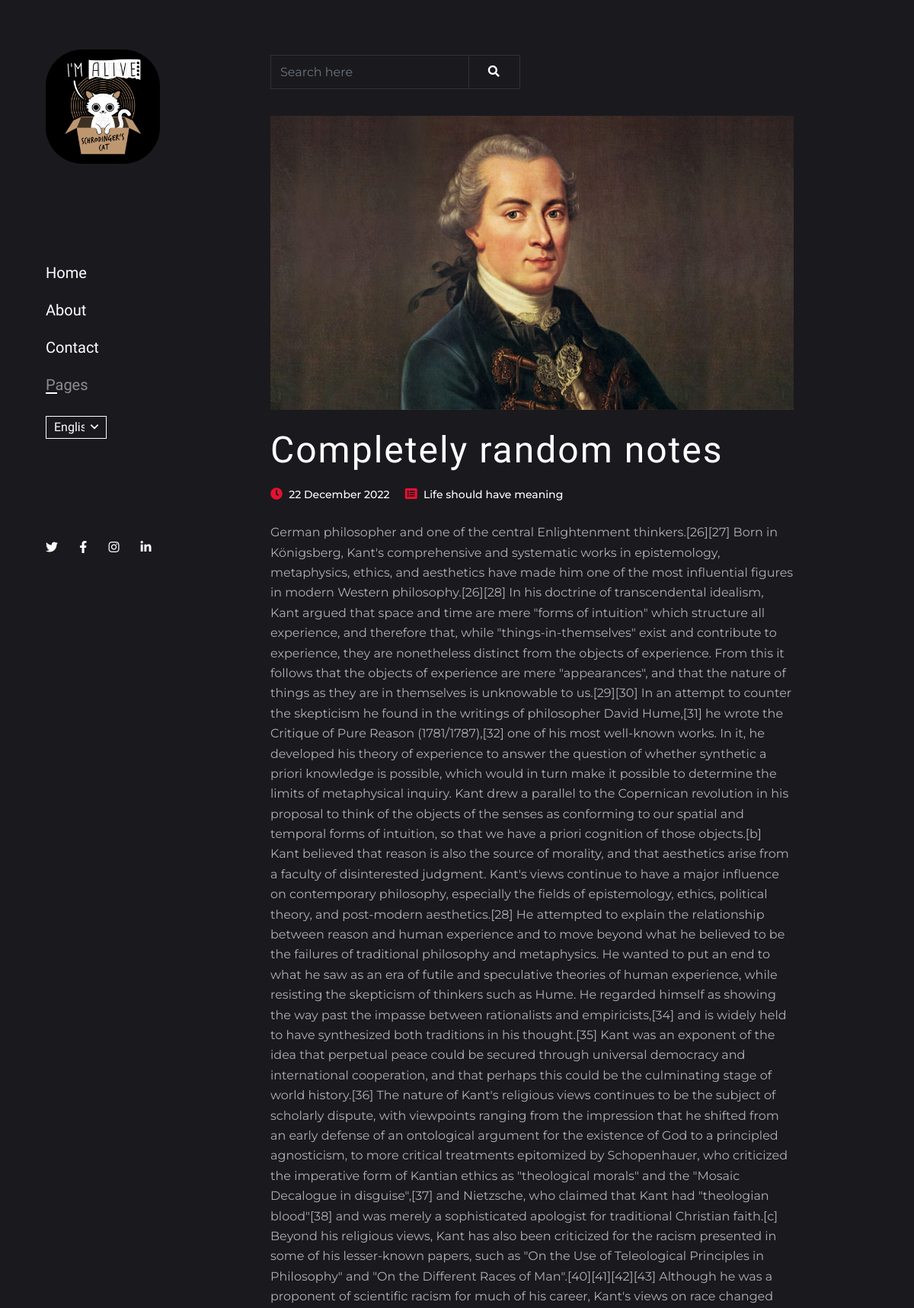
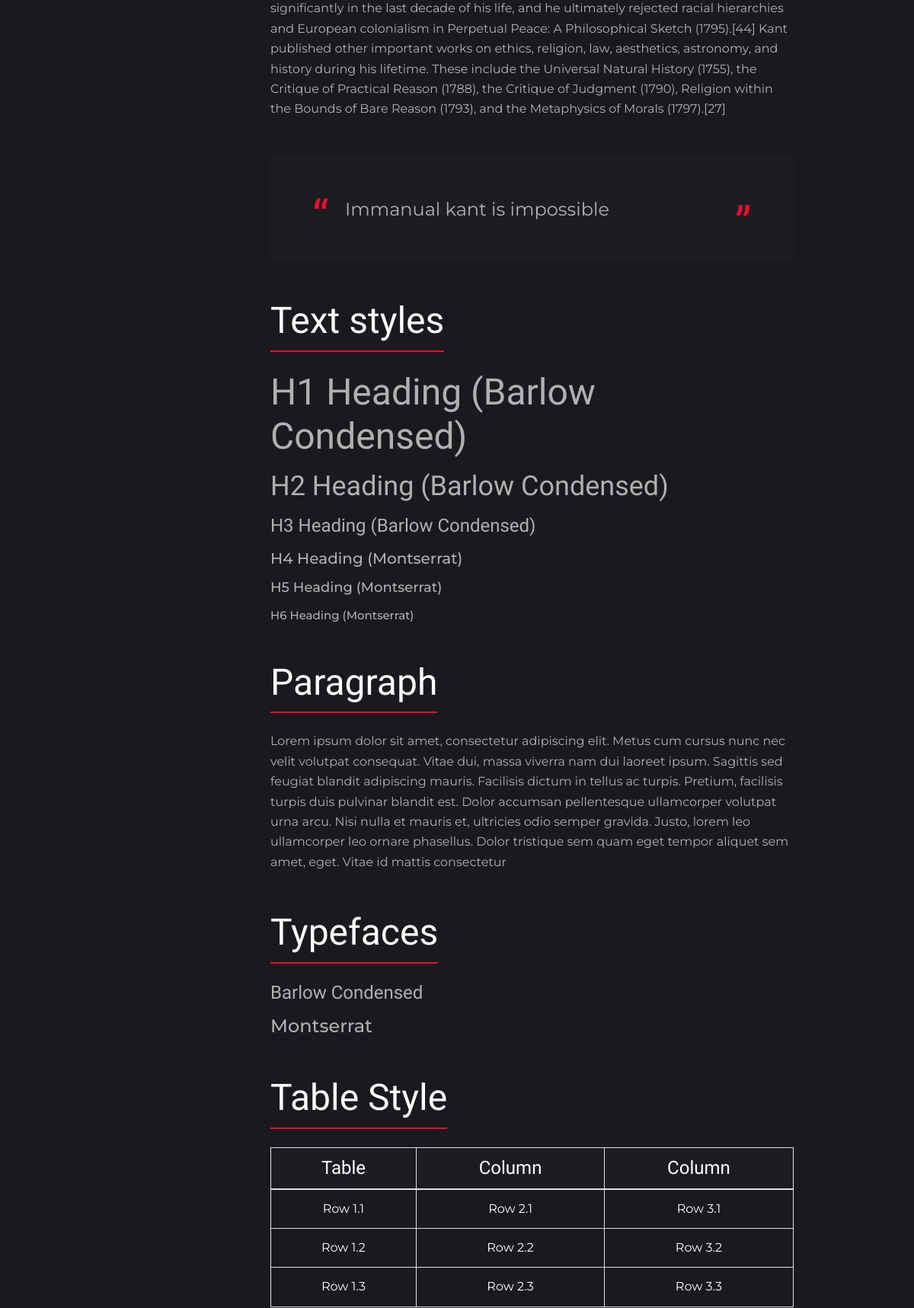
The page /post_details/1 (upper part) on the database its author committed (2 pictures, top to bottom).
### blog/models.py (models this page shows, shortened)
class BlogData(models.Model):
    heading = models.CharField(default='completely random notes',max_length=500)
    category = models.CharField(default='life should have meaning',max_length=50)
    image = models.ImageField(upload_to='photos')
    place = models.CharField(default='Earth',max_length=500)
    created_at = models.DateTimeField(auto_now_add=True)
    description = models.CharField(default='',max_length=10000)
    highlights = models.CharField(max_length=1000,default='')

### blog/views.py (the view)
# urls.py: path('post_details/<int:id>',views.post_details,name='post_details')
def post_details(request,id):
    post_data = BlogData.objects.get(id=id)
    return render(request,'blog/post_details.html',context={'data' : post_data})

### templates/blog/post_details.html (shortened to what this page needs)
<!DOCTYPE html>
{% load static %}
<html>
<head>
    <link rel="stylesheet" href="{% static 'plugins/bootstrap/bootstrap.min.css' %}">
    <link rel="stylesheet" href="{% static 'plugins/fontawesome/css/all.css' %}">
    <link href="{% static 'css/style.css' %}" rel="stylesheet">
</head>
<body>
    <section class="d-flex">
<aside><div class="sidenav position-sticky d-flex flex-column justify-content-between">
    <a class="navbar-brand" href="index.html" class="logo">
        <img src="{% static 'images/logo.webp' %}" alt="" style="border-radius: 3rem;">
    </a>
    <div class="navbar navbar-dark my-4 p-0 font-primary">
        <ul class="navbar-nav w-100">
            <li class="nav-item ">
                <a class="nav-link text-white px-0 pt-0" href="{% url 'home' %}">Home</a>
            </li>
            <li class="nav-item ">
                <a class="nav-link text-white px-0" href="about.html">About</a>
            </li>
            <li class="nav-item ">
                <a class="nav-link text-white px-0" href="contact.html">Contact</a>
            </li>
            <li class="nav-item active accordion">
                <a class="nav-link text-white" href="#!" role="button" data-toggle="collapse" data-target="#drop-menu" aria-expanded="false" aria-controls="drop-menu">Pages</a>
            </li>
            <li class="nav-item mt-3">
                <select class="custom-select bg-transparent rounded-0 text-white shadow-none" id="pick-lang">
                    <option selected value="en">English</option>
                </select>
            </li>
        </ul>
    </div>
    <ul class="list-inline nml-2">
        <li class="list-inline-item">
            <a href="#!" class="text-white text-red-onHover pr-2">
                <span class="fab fa-twitter"></span>
            </a>
        </li>
        <li class="list-inline-item">
            <a href="#!" class="text-white text-red-onHover p-2">
                <span class="fab fa-facebook-f"></span>
            </a>
        </li>
        <li class="list-inline-item">
            <a href="#!" class="text-white text-red-onHover p-2">
                <span class="fab fa-instagram"></span>
            </a>
        </li>
        <li class="list-inline-item">
            <a href="#!" class="text-white text-red-onHover p-2">
                <span class="fab fa-linkedin-in"></span>
            </a>
        </li>
    </ul>
</div></aside>
    <div class="main-content">
            <div class="container py-4 my-5">
                <div class="row">
    <div class="col-lg-5 col-md-8">
        <form class="search-form" action="#">
            <div class="input-group">
                <input type="search" class="form-control bg-transparent shadow-none rounded-0" placeholder="Search here">
                <div class="input-group-append">
                    <button class="btn" type="submit">
                        <span class="fas fa-search"></span>
                    </button>
                </div>
            </div>
        </form>
    </div>
</div>
                <div class="row justify-content-between">
                    <div class="col-lg-10">
                        <img class="img-fluid" src="{{data.image.url}}" alt="">
                        <h1 class="text-white add-letter-space mt-4">{{data.heading|capfirst}}</h1>
                        <ul class="post-meta mt-3 mb-4">
                            <li class="d-inline-block mr-3">
                                <span class="fas fa-clock text-primary"></span>
                                <a class="ml-1" href="#">{{data.created_at|date:"j F Y"}}</a>
                            </li>
                            <li class="d-inline-block">
                                <span class="fas fa-list-alt text-primary"></span>
                                <a class="ml-1" href="#">{{data.category|capfirst}}</a>
                            </li>
                        </ul>
                        <p>{{data.description}}</p>
                        <div class="blockquote bg-dark my-5">
                            <p class="blockquote-text pl-2">{{data.highlights}}</p>
                        </div>
                        <div class="widget">
                            <h1 class="widget-title text-white d-inline-block mb-4">Text styles</h1>
                            <h1 class="h1 mb-3">H1 Heading (Barlow Condensed)</h1>
                            <h2 class="h2 mb-3">H2 Heading (Barlow Condensed)</h2>
                            <h3 class="h3 mb-3">H3 Heading (Barlow Condensed)</h3>
                            <h4 class="h4 mb-3">H4 Heading (Montserrat)</h4>
                            <h5 class="h5 mb-3">H5 Heading (Montserrat)</h5>
                            <h6 class="h6 mb-3">H6 Heading (Montserrat)</h6>
                        </div>
                        <div class="widget">
                            <h1 class="widget-title text-white d-inline-block mb-4">Paragraph</h1>
                            <p>Lorem ipsum dolor sit amet, consectetur adipiscing elit. Metus cum cursus nunc nec velit volutpat consequat. Vitae dui, massa viverra nam dui laoreet ipsum. Sagittis sed feugiat blandit adipiscing mauris. Facilisis dictum in tellus ac turpis. Pretium, facilisis turpis duis pulvinar blandit est. Dolor accumsan pellentesque ullamcorper volutpat urna arcu. Nisi nulla et mauris et, ultricies odio semper gravida. Justo, lorem leo ullamcorper leo ornare phasellus. Dolor tristique sem quam eget tempor aliquet sem amet, eget. Vitae id mattis consectetur </p>
                        </div>
                        <div class="widget">
                            <h1 class="widget-title text-white d-inline-block mb-4">Typefaces</h1>
                            <h3 class="font-primary mb-3">Barlow Condensed</h3>
                            <h3 class="font-secondary">Montserrat</h3>
                        </div>
                        <div class="widget">
                            <h1 class="widget-title text-white d-inline-block mb-4">Table Style</h1>
                            <table class="table table-bordered text-center text-white table-transparent">
                                <thead class="bg-dark">
                                    <tr>
                                        <th class="h3" scope="col">Table</th>
                                        <th class="h3" scope="col">Column</th>
                                        <th class="h3" scope="col">Column</th>
                                    </tr>
                                </thead>
                                <tbody>
                                    <tr>
                                        <td>Row 1.1</td>
                                        <td>Row 2.1</td>
                                        <td>Row 3.1</td>
                                    </tr>
                                    <tr>
                                        <td>Row 1.2</td>
                                        <td>Row 2.2</td>
                                        <td>Row 3.2</td>
                                    </tr>
                                    <tr>
                                        <td>Row 1.3</td>
                                        <td>Row 2.3</td>
                                        <td>Row 3.3</td>
                                    </tr>
                                </tbody>
                            </table>
                        </div>
                    </div>
                </div>
            </div>
        </div>
        </section>
</body>
</html>

### static/css/style.css (style rules this page uses)
body { color: #B0B0B0; background-color: #1A191E; font-family: "Montserrat", sans-serif; font-size: 16px; line-height: 1.65; overflow-y: hidden; }
body.loaded { overflow-y: scroll; }
.main-content { width: calc(100% - 340px); }
.btn { font-size: 15px; padding: 10px 25px; letter-spacing: 0.1em; color: #ffffff; font-family: "Barlow Condensed", sans-serif; border-radius: 0; border: 0; }
.search-form { margin-bottom: 35px; }
.search-form input { height: 45px; border-color: #333139; }
.search-form .btn { border: 1px solid #333139; }
.font-primary { font-family: "Barlow Condensed", sans-serif; }
.font-secondary { font-family: "Montserrat", sans-serif; }
.add-letter-space { letter-spacing: 2px; }
.text-primary, .text-primary-onHover:hover { color: #E4112F !important; }
.bg-dark { background-color: #1D1C21 !important; }
h1, .h1, h2, .h2, h3, .h3, h4 { font-family: "Barlow Condensed", sans-serif; }
h1, .h1 { font-size: 48px; }
h2, .h2 { font-size: 36px; }
h3, .h3 { font-size: 24px; }
h4, .h4 { font-size: 20px; }
h5, .h5 { font-size: 18px; }
h6, .h6 { font-size: 15px; }
.h4, h5, .h5, h6, .h6, p { font-family: "Montserrat", sans-serif; }
h1, .h1, h2, .h2, h3, .h3, h4, .h4, h5, .h5, h6, .h6, p { margin: 0; }
a { text-decoration: none; display: inline-block; transition: all 0.3s; }
ul, li { padding: 0; margin: 0; }
.sidenav { top: 0; width: 340px; min-height: 100vh; padding: 60px; transition: 0.3s ease; }
.sidenav .navbar-brand img { max-width: 150px; }
.sidenav .nav-link { font-size: 20px; position: relative; display: inline-block; }
.sidenav .nav-link::after { position: absolute; content: ""; height: 2px; width: 0; background-color: #ffffff; left: 0; bottom: 13px; transition: 0.3s; }
.sidenav .nav-link[aria-expanded=true], .sidenav .active .nav-link { color: rgba(255, 255, 255, 0.5) !important; }
.sidenav .nav-link[aria-expanded=true]::after, .sidenav .active .nav-link::after { width: 15px; }
.sidenav select { background: url(../images/chevron-down.svg) no-repeat right 0.5rem center/15px 17px; border: 1px solid #ffffff !important; height: 30px; padding: 0 28px 0 10px; width: 80px; background-size: 14px; }
.sidenav select option { background-color: #1D1C21; }
.post-meta li a { color: #ffffff; font-weight: 500; font-size: 14px; }
.blockquote { padding: 50px 90px; }
.blockquote-text { font-size: 24px; position: relative; }
.blockquote-text::before, .blockquote-text::after { position: absolute; color: #E4112F; font-size: 61px; line-height: 0; font-family: "Barlow Condensed", sans-serif; }
.blockquote-text::before { content: "“"; top: 30px; left: -35px; }
.blockquote-text::after { content: "”"; bottom: 0; right: -35px; }
.widget { margin-bottom: 50px; }
.widget-title { border-bottom: 2px solid #E4112F; padding-bottom: 10px; }

### rows shown on the page
BlogData: image (picture), heading "Completely random notes", created_at "22 December 2022", category "Life should have meaning", description "German philosopher and one of the central Enlightenment thinkers.[26][27] Born in Königsberg, Kant's comprehensive and systematic works in epistemology, metaphysics, ethics, and aesthetics have made him one of the most influential figures in modern Western philosophy.[26][28] In his doctrine of transcendental idealism, Kant argued that space and time are mere \"forms of intuition\" which structure all experience, and therefore that, while \"things-in-themselves\" exist and contribute to experience, they are nonetheless distinct from the objects of experience. From this it follows that the objects of experience are mere \"appearances\", and that the nature of things as they are in themselves is…", highlights "Immanual kant is impossible"
